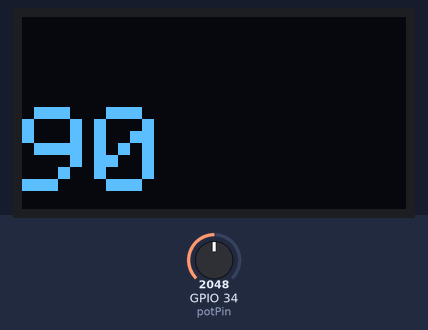
Simulated run of this sketch. Board: ESP32. Parts: 128×64 one-colour display. The test bench sets the inputs (shaded band); at power-on: GPIO 34 (potPin) = 2048. What the sketch prints to the serial monitor is not drawn.

Above: at 2.2 s.
2.3 s: GPIO 34 (potPin) set to 2866
At 3.3 s:
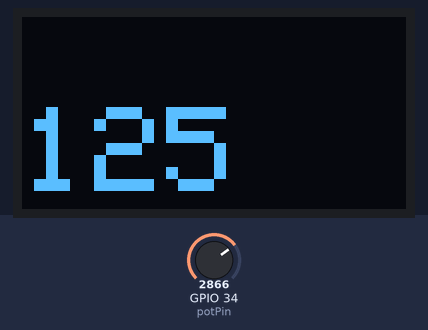
3.8 s: GPIO 34 (potPin) set to 3603
At 4.7 s:
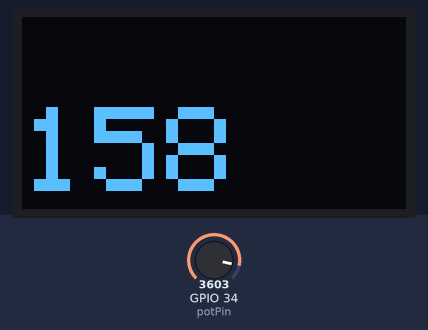
5.3 s: GPIO 34 (potPin) set to 4095
At 6.1 s:
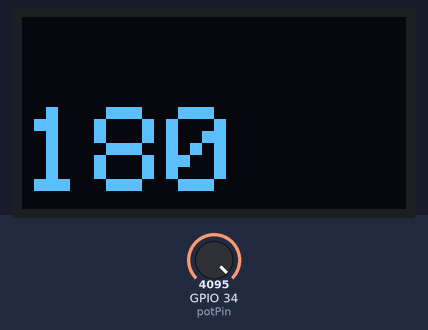
Timing chart, 0 to 8.3 s (numbered marks = the images above; inputs shaded):
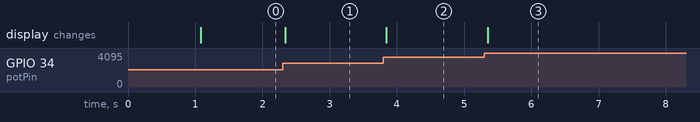

Measured:
- after the input at 2.3 s, the display: changes at once (image 1)
- after the input at 3.8 s, the display: changes at once (image 2)
- after the input at 5.3 s, the display: changes after 0.05 s (image 3)

The sketch:

potandscreen.ino
```cpp
#include <Wire.h>
#include <Adafruit_GFX.h>
#include <Adafruit_SSD1306.h>

#define SCREEN_WIDTH 128
#define SCREEN_HEIGHT 64
#define OLED_RESET    -1
Adafruit_SSD1306 display(SCREEN_WIDTH, SCREEN_HEIGHT, &Wire, OLED_RESET);

const int potPin = 34;  // Analog pin for potentiometer

void setup() {
  Serial.begin(115200);

  // OLED init
  if (!display.begin(SSD1306_SWITCHCAPVCC, 0x3C)) {
    Serial.println(F("SSD1306 allocation failed"));
    while (true);
  }
  display.clearDisplay();
  display.setTextSize(4);
  display.setTextColor(SSD1306_WHITE);
  display.setCursor(0, 0);
  display.println("Booting...");
  display.display();
  delay(1000);
}

void loop() {
  int potValue = analogRead(potPin);

  Serial.print("Potentiometer: ");
  Serial.println(potValue);

  int scaledpotvalue = map(potValue, 0, 4095, 0, 180);

  display.clearDisplay();
  display.setCursor(0, 30);
  display.print(scaledpotvalue);
  display.display();

  delay(10);
}
```
